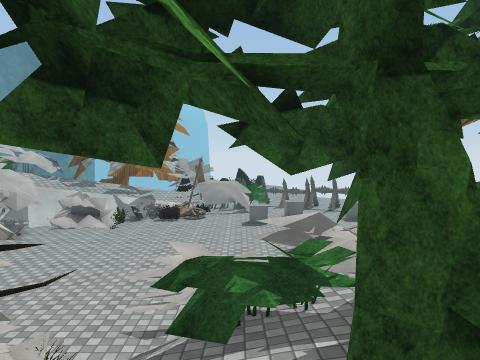
View 1 (above)

24 first-person views from a walk through a scene from a Unity 3-D project. The camera is 1.3 m above the floor, tilts 4° down and sees 70° across. The floor is counted in squares, 1 m on a side. Each view is taken from the middle of a square. On the plan, view 1 faces up. The plan holds only what a view shows up to about 15 squares ahead; the rest is blank. The place goes on beyond the plan. Some surface patterns are stand-ins.

View 2
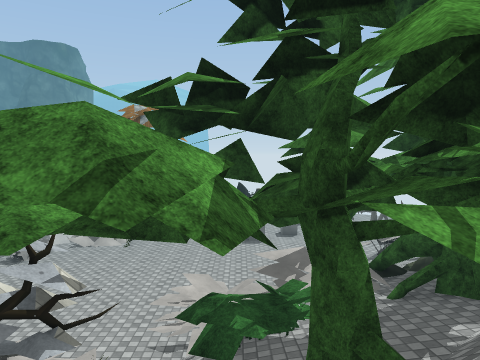

View 3
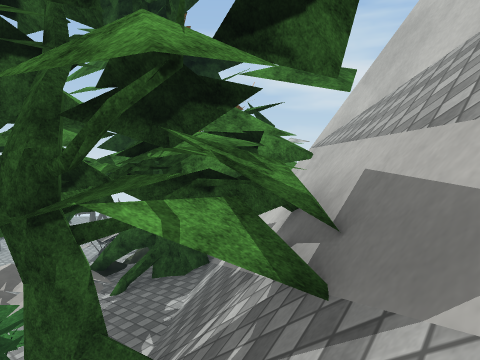

View 4
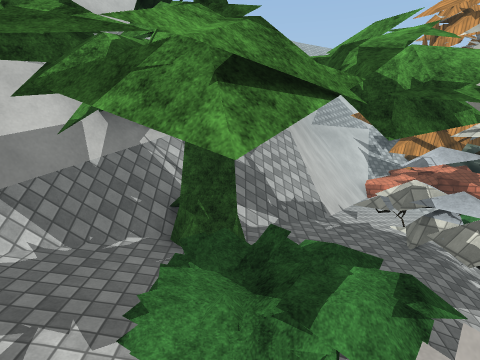

View 5
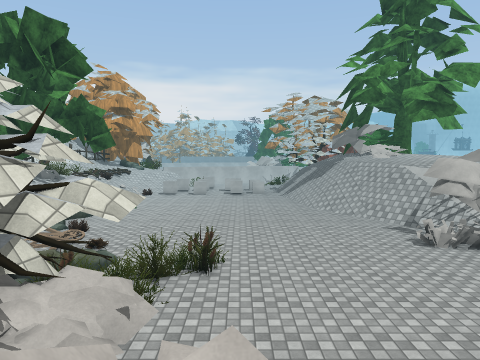

View 6
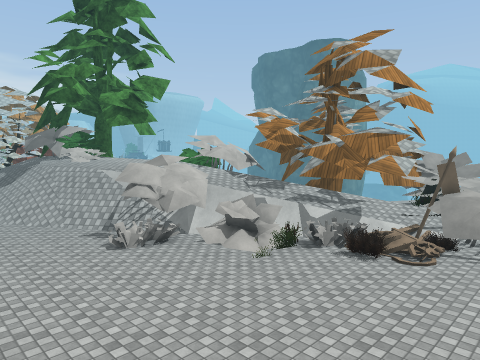

View 7
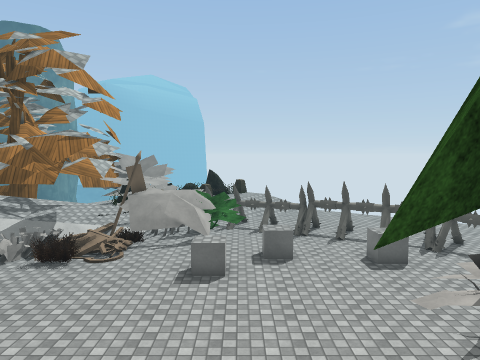

View 8
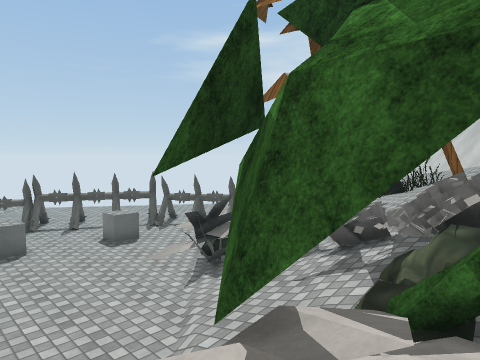

View 9
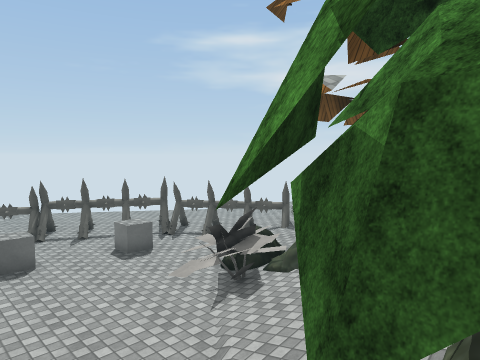

View 10
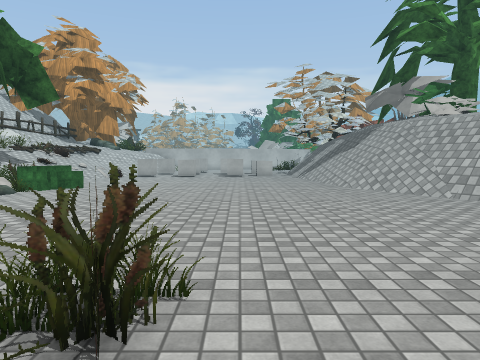

View 11
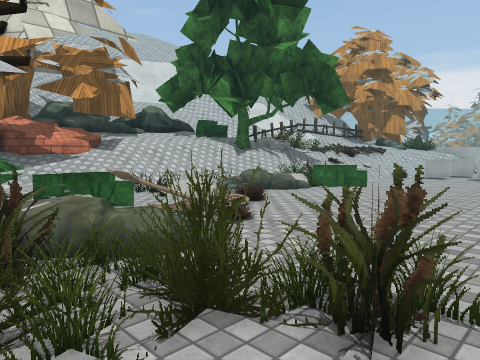

View 12
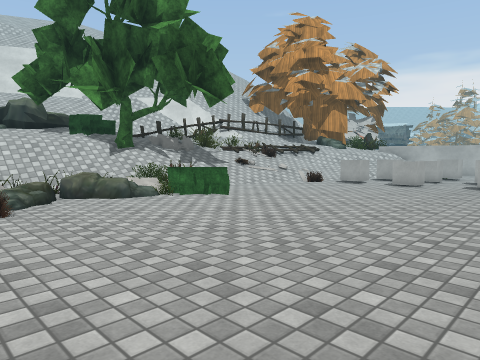

View 13
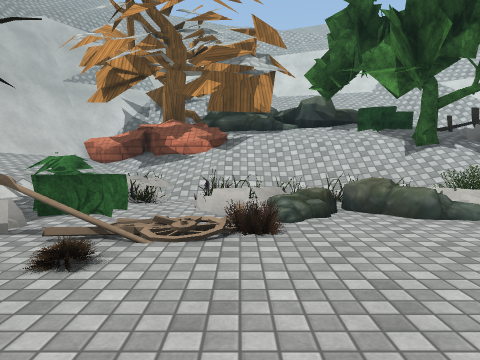

View 14
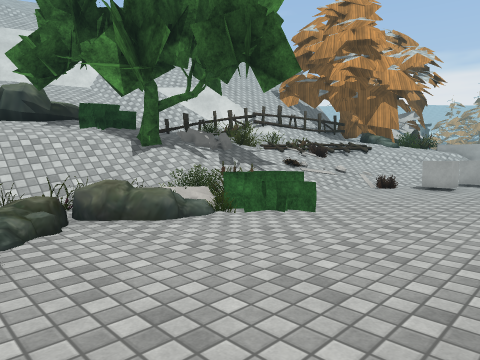

View 15
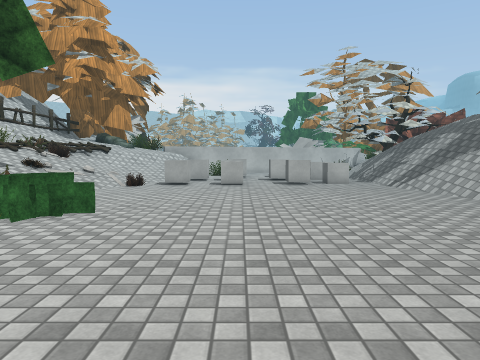

View 16
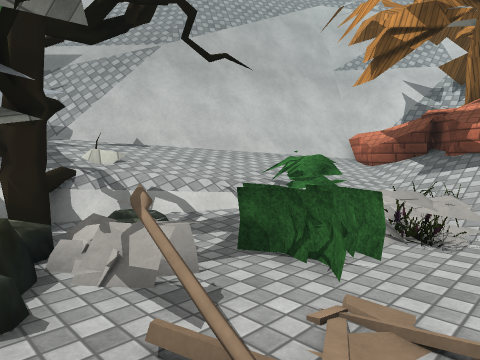

View 17
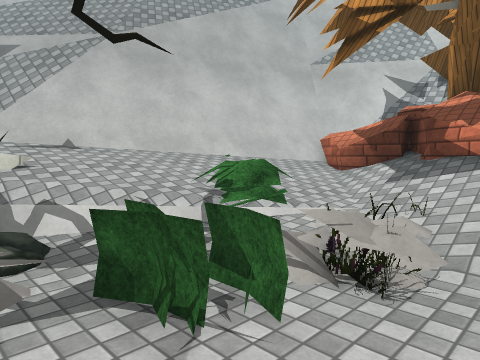

View 18
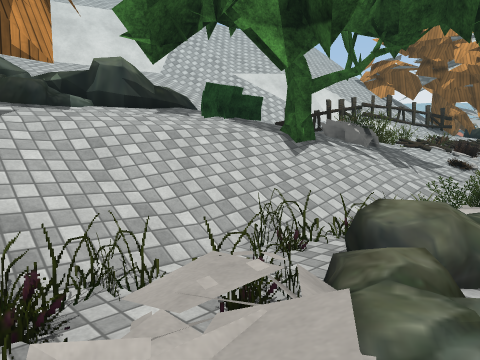

View 19
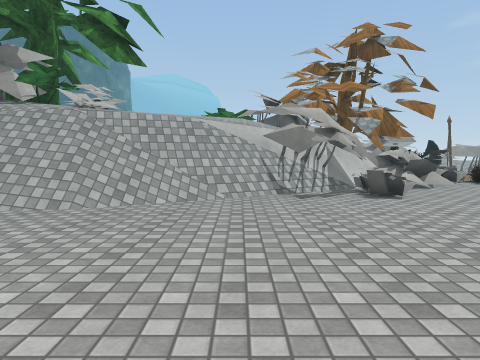

View 20
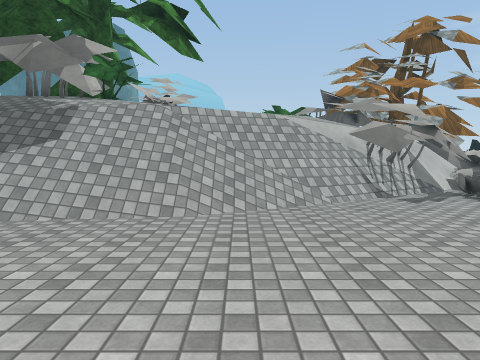

View 21
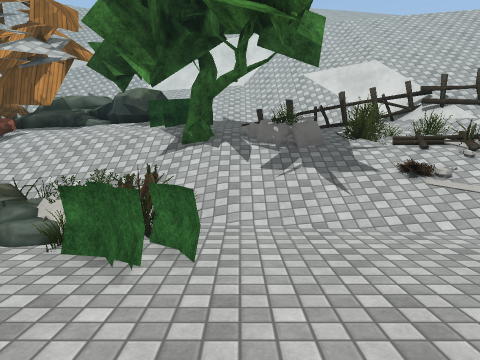

View 22
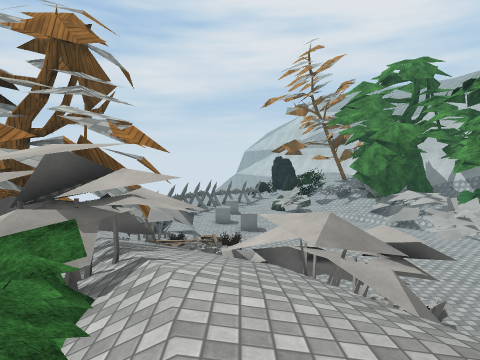

View 23
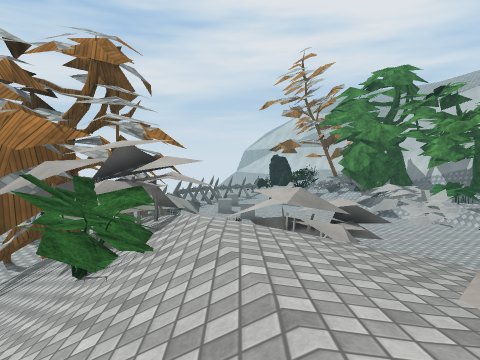

View 24
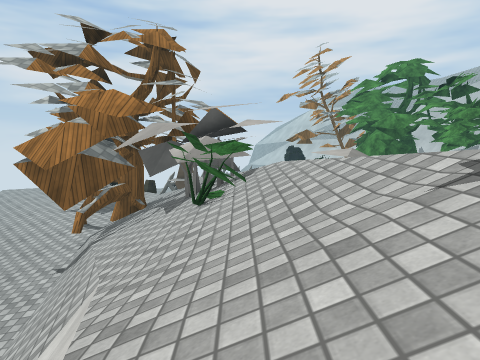

### Floor plan
Key: @ floor where view 1 was taken; # wall or solid block; x gap in a wall; . main floor; : floor 1 m higher than the main floor; + floor 1.75 m higher than the main floor; * floor 2.5 m higher than the main floor; % floor 3.25 m higher than the main floor; / step, stairs or slope; = window, fence, low wall or low ledge; v drop or lower ground; T tree; P plant; C cube; O other object.
Columns run from 27 left of view 1 to 9 right of it. Each row starts with its distance up from view 1.
 32                 //
 31               ////
 30              /////
 29            //////#:
 28           ////##x#:
 27         //////##=#
 26        //////////       OO     OO
 25        /////:O#///+    OOO      OO
 24       v////POOO+ /#### OOOO  .. .OOOO
 23      //////POOOO//###   OOOOO......OO
 22   /////////PPOOO//   OO  O.. .CC....O
 21    /////////OOO//  vOOOOO... .CC..CC.
 20  TT ////%%%/////vOO OOOO ...C.....CC.
 19 TTT   /%%**//% /vOOOO.......CC.......
 18 OOPP  /%**/#/  /OOOO.................
 17 TOPP/ O***/=v%OOOO................OO
 16  OO#*/*///////.OO................OOO#
 15 /OO/////////...OO................OOO#
 14 ///////////......................//
 13 /////////......................./////
 12 //////.......................  ////#O
 11 .........................     #T///##
 10 ..........................    TT=/ ##
  9 .........................O  //TT####
  8 ...................O.....O  / T/TT
  7 ..................OO.....O  T/ /TT
  6 ..................OOO##.O/P/PP++TT
  5 C..................OO####///PP++*#
  4 C................//OO####///+++/ #
  3 ................//   ####/  TT/###
  2 C.............///O#######/+++T*T#TT
  1 O............OO/..O ..###T+//TTT==#
  0 O/.....PP=#.///..... #/ #=/@TTTT/##v
 -1 ////...OOOO=#OO/.P...=:/+=///#T//#
 -2 ///////  ##====# O/. //:+=v/==//=#
 -3 O/////////##==== O/.//::=#v/=///##
 -4 ##//=//////////=/O/P::::=#v//// #
 -5 =####OT#/////////#.::::=##v////
 -6 =## TT*T///////////::::=#vv///
 -7 O##OO***P*T//=/*=#//::###vv//
 -8 OOOO  **P/TT*#######=:###vv/
 -9 ==//* ** /T####   ###=##vvv/
-10 #=////// //          ###vvv

Where each view was taken, in squares from view 1:
view 1: 0 up, 0 right, facing up
view 2: 2 down, 0 right, facing up
view 3: 2 down, 0 right, facing up-right
view 4: 9 up, 1 right, facing down
view 5: 8 up, 1 right, facing left
view 6: 9 up, 1 right, facing up-left
view 7: 9 up, 2 right, facing up
view 8: 8 up, 1 right, facing up-right
view 9: 9 up, 1 right, facing up-right
view 10: 8 up, 6 left, facing left
view 11: 8 up, 6 left, facing down-left
view 12: 10 up, 12 left, facing down-left
view 13: 7 up, 13 left, facing down
view 14: 6 up, 13 left, facing down-left
view 15: 5 up, 12 left, facing left
view 16: 3 up, 12 left, facing down-right
view 17: 1 up, 12 left, facing down-right
view 18: 0 up, 12 left, facing down-left
view 19: 4 up, 16 left, facing up
view 20: 5 up, 19 left, facing up
view 21: 5 up, 21 left, facing down
view 22: 20 up, 20 left, facing right
view 23: 20 up, 23 left, facing right
view 24: 22 up, 25 left, facing right
